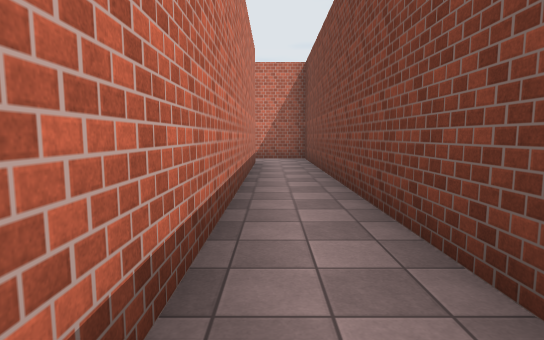
View 1 (above)

14 first-person views from a walk through a 3-D level made in the Unity game engine. The camera is 1.5 m above the floor, tilts 6° down and sees 80° across. The floor is counted in squares, 2.51 m on a side. Each view is taken from the middle of a square. On the plan, view 1 faces up. The plan holds only what a view shows up to about 9 squares ahead; the rest is blank. The place goes on beyond the plan. The player is left out. Some animated figures are left out. Surface patterns are stand-ins for the level's own textures.

View 2
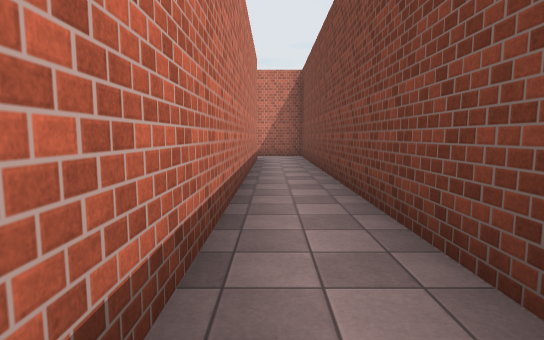

View 3
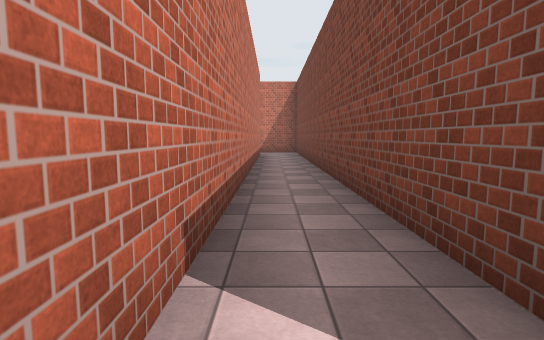

View 4
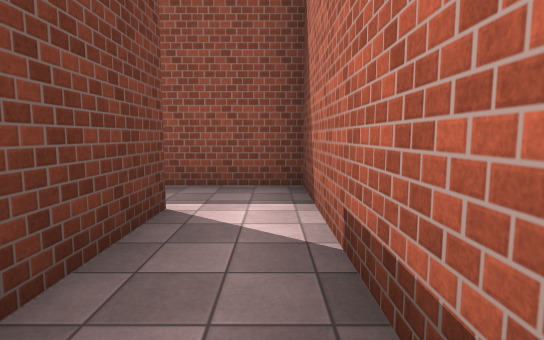

View 5
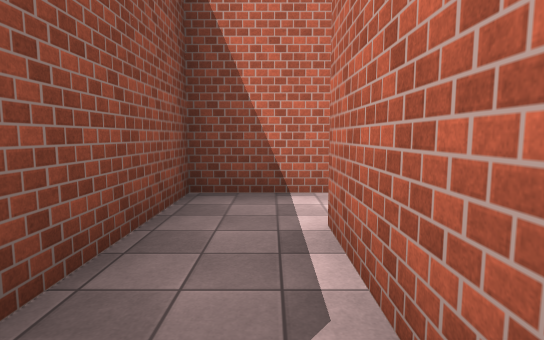

View 6
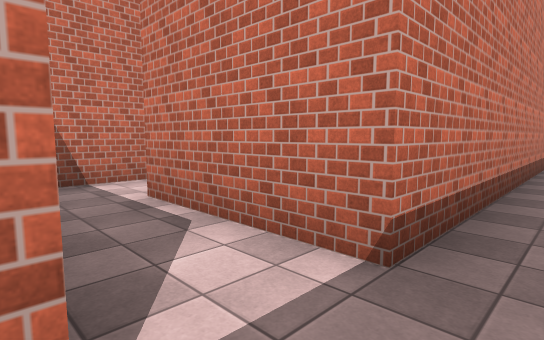

View 7
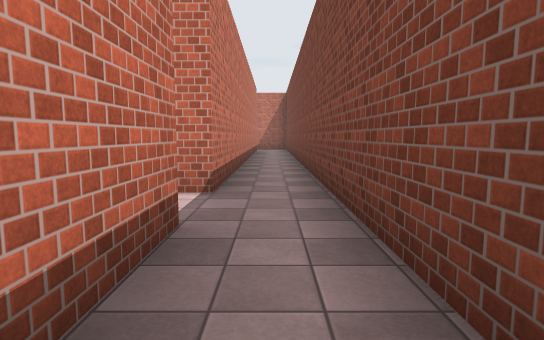

View 8
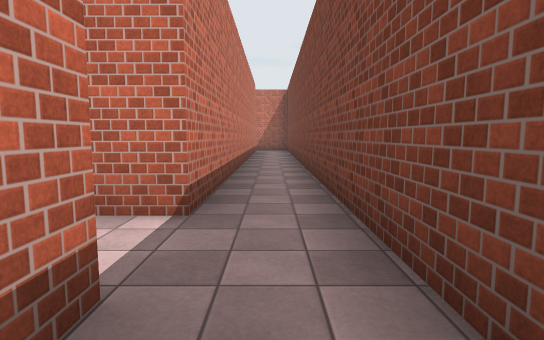

View 9
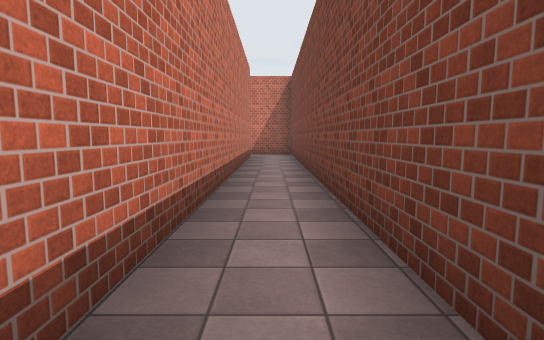

View 10
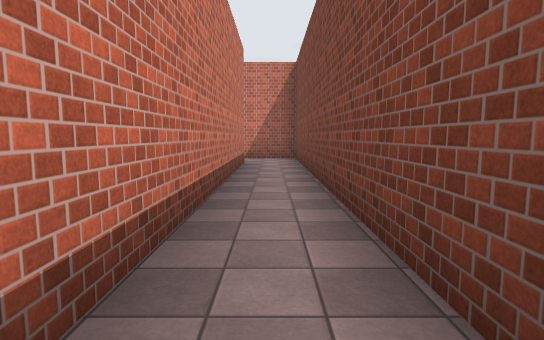

View 11
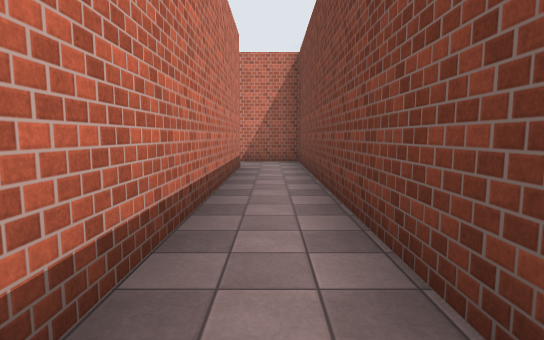

View 12
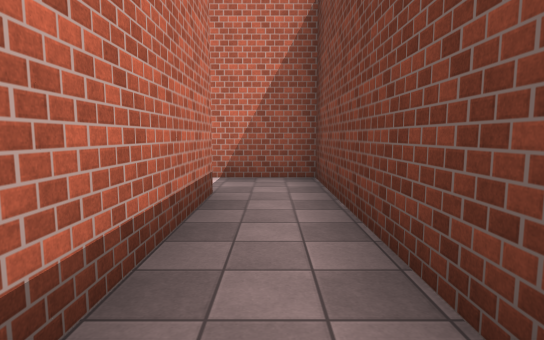

View 13
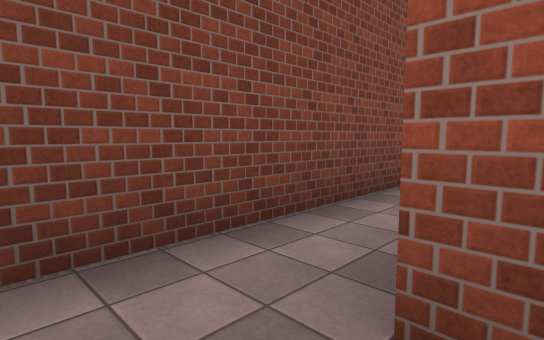

View 14
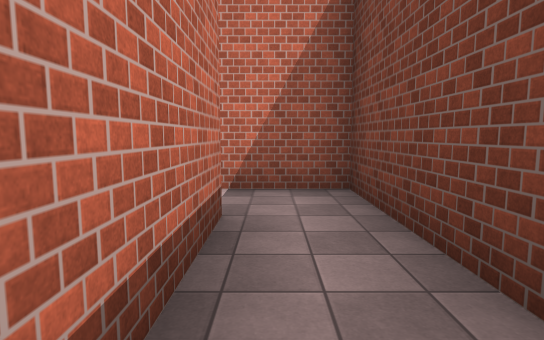

### Floor plan
Ten units are one square. View 1 is at (0, 0); x grows to the right and y downward. Boxes are objects, and circles mark ways between rooms. Rooms are numbered by the first view taken in them; rooms with no view inside come last. Other rooms are left out.
<svg viewBox="-11 -91 62 165">
<path fill="none" stroke="#000" d="M-4 -74 -4 24M9 26 9 -86 -6 -86M-4 24 -4 39 34 39M34 26 9 26M34 39 34 54M46 69 46 24M34 -74 34 26M46 24 46 -86 31 -86"/>
<circle cx="0" cy="20" r="3" fill="#2a7"/>
<circle cx="30" cy="30" r="3" fill="#2a7"/>
<circle cx="40" cy="20" r="3" fill="#2a7"/>
<text x="0" y="-30">1</text>
<text x="10" y="30">2</text>
<text x="40" y="40">3</text>
<text x="40" y="-30">4</text>
</svg>
Room 1 opens to room 2. Room 2 opens to room 3. Room 3 opens to room 4.

Where each view was taken, in squares from view 1:
view 1: 0 up, 0 right, facing up
view 2: 1 down, 0 right, facing up
view 3: 3 down, 0 right, facing up
view 4: 0 up, 0 right, facing down
view 5: 3 down, 3 right, facing left
view 6: 4 down, 4 right, facing up-left
view 7: 6 down, 4 right, facing up
view 8: 5 down, 4 right, facing up
view 9: 2 down, 4 right, facing up
view 10: 0 up, 4 right, facing up
view 11: 1 up, 4 right, facing up
view 12: 4 up, 4 right, facing up
view 13: 3 down, 3 right, facing down-right
view 14: 5 up, 0 right, facing up
